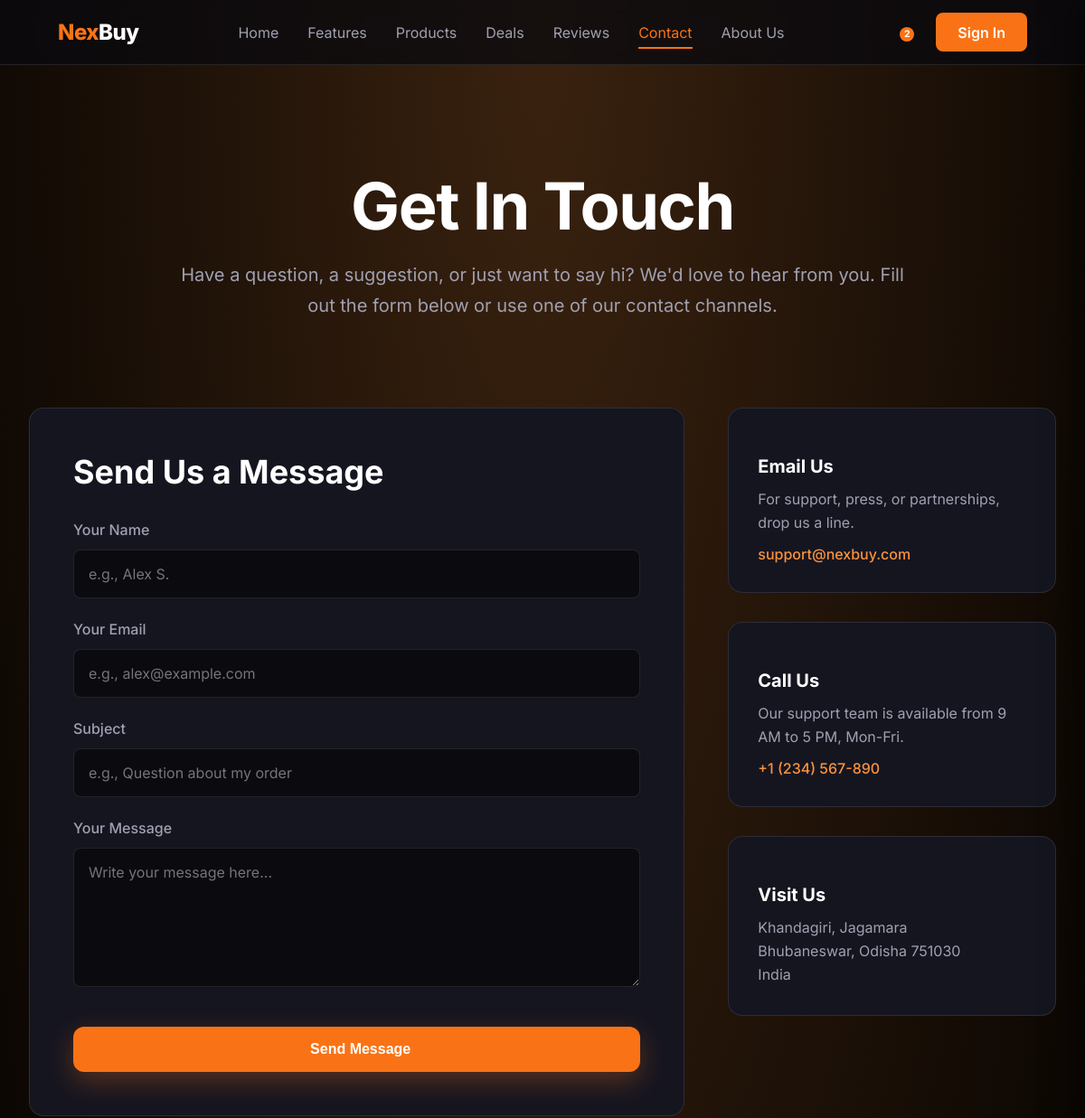
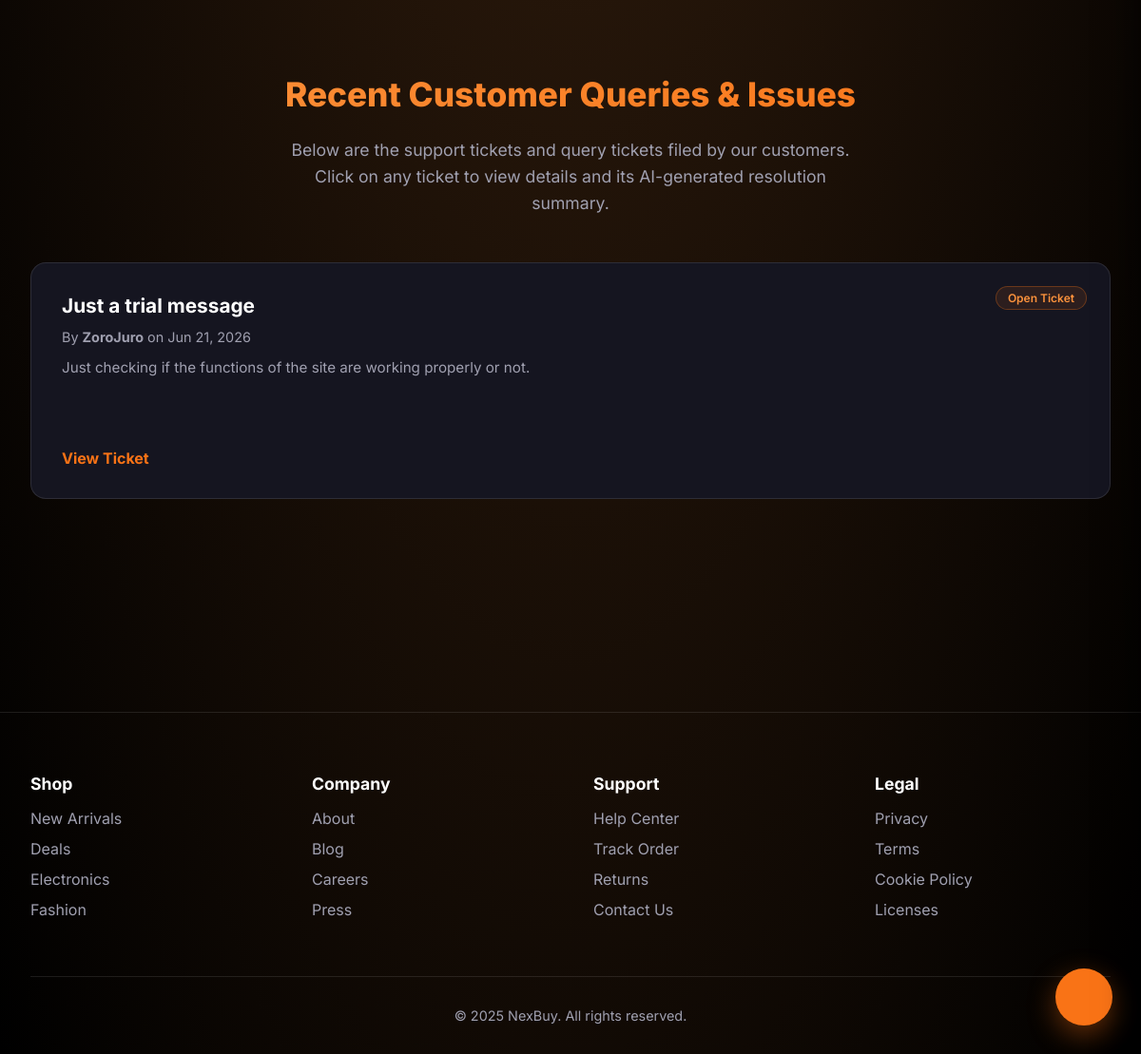
Screenshot of /Contact.html with the database file from the repository (2 pictures, top to bottom).
### NexBuy/models.py (models this page shows, shortened)
class ContactMessage(models.Model):
    name = models.CharField(max_length=255)
    email = models.EmailField()
    subject = models.CharField(max_length=255)
    message = models.TextField()
    summary = models.TextField(blank=True, null=True)
    created_at = models.DateTimeField(auto_now_add=True)

### NexBuy/views.py (the view, shortened to what this page needs)
# urls.py: path('Contact.html', views.contact_view, name='contact_html'),
def contact_view(request):
    complaints = ContactMessage.objects.all().order_by('-created_at')
    return render(request, 'NexBuy/Contact.html', {'complaints': complaints})

### NexBuy/templates/NexBuy/Contact.html (shortened to what this page needs)
{% extends 'NexBuy/base.html' %}
{% load static %}
{% block active_contact %}active{% endblock %}
{% block extra_css %}
<link rel="stylesheet" href="{% static 'NexBuy/css/contact.css' %}">
{% endblock %}
{% block content %}
<main class="page-wrapper">
    <section class="contact-header">
        <h1>Get In Touch</h1>
        <p>
            Have a question, a suggestion, or just want to say hi? We'd love to hear from you.
            Fill out the form below or use one of our contact channels.
        </p>
    </section>
    <section class="contact-grid">
        <div class="contact-form-container">
            <h2>Send Us a Message</h2>
            <form id="contact-form" method="POST" action="">
                <div class="form-group">
                    <label for="contact-name">Your Name</label>
                    <input type="text" id="contact-name" name="name" class="form-input" placeholder="e.g., Alex S."
                        required>
                </div>
                <div class="form-group">
                    <label for="contact-email">Your Email</label>
                    <input type="email" id="contact-email" name="email" class="form-input"
                        placeholder="e.g., alex@example.com" required>
                </div>
                <div class="form-group">
                    <label for="contact-subject">Subject</label>
                    <input type="text" id="contact-subject" name="subject" class="form-input"
                        placeholder="e.g., Question about my order" required>
                </div>
                <div class="form-group">
                    <label for="contact-message">Your Message</label>
                    <textarea id="contact-message" name="message" class="form-input" rows="6"
                        placeholder="Write your message here..." required></textarea>
                </div>
                <button type="submit" class="btn-submit-message">
                    Send Message
                </button>
            </form>
        </div>
        <div class="contact-info-container">
            <div class="contact-info-card">
                <h3>Email Us</h3>
                <p>For support, press, or partnerships, drop us a line.</p>
                <a href="mailto:support@nexbuy.com">support@nexbuy.com</a>
            </div>
            <div class="contact-info-card">
                <h3>Call Us</h3>
                <p>Our support team is available from 9 AM to 5 PM, Mon-Fri.</p>
                <a href="tel:+1234567890">+1 (234) 567-890</a>
            </div>
            <div class="contact-info-card">
                <h3>Visit Us</h3>
                <p>
                    Khandagiri, Jagamara<br>
                    Bhubaneswar, Odisha 751030<br>
                    India
                </p>
            </div>
        </div>
    </section>
    <section class="recent-complaints-section" style="margin-top: 5rem; padding-bottom: 2rem;">
        <h2
            style="font-size: 2.2rem; margin-bottom: 1.5rem; text-align: center; font-weight: 800; background: linear-gradient(135deg, var(--accent-cyan), var(--accent-primary)); -webkit-background-clip: text; -webkit-text-fill-color: transparent; background-clip: text;">
            Recent Customer Queries & Issues</h2>
        <p
            style="text-align: center; color: var(--text-secondary); max-width: 600px; margin: 0 auto 3rem; font-size: 1.1rem; line-height: 1.6;">
            Below are the support tickets and query tickets filed by our customers. Click on any ticket to view details
            and its AI-generated resolution summary.
        </p>
        <div class="complaints-grid"
            style="display: grid; grid-template-columns: repeat(auto-fit, minmax(300px, 1fr)); gap: 2rem;">
            {% for msg in complaints %}
            <div class="complaint-card"
                style="background: var(--bg-card); border: 1px solid var(--border-subtle); border-radius: 16px; padding: 2rem; transition: all 0.3s ease; position: relative;">
                <span class="status-badge"
                    style="position: absolute; top: 1.5rem; right: 1.5rem; background: rgba(249, 115, 22, 0.1); color: var(--accent-cyan); padding: 4px 12px; border-radius: 20px; font-size: 0.75rem; border: 1px solid rgba(249, 115, 22, 0.3); font-weight: 600;">Open
                    Ticket</span>
                <h3
                    style="font-size: 1.3rem; margin-bottom: 0.75rem; padding-right: 6.5rem; white-space: nowrap; overflow: hidden; text-overflow: ellipsis; color: var(--text-primary); font-weight: 700;">
                    {{ msg.subject }}</h3>
                <p style="font-size: 0.9rem; color: var(--text-secondary); margin-bottom: 0.75rem;">By <strong>{{ msg.name }}</strong> on {{ msg.created_at|date:"M d, Y" }}</p>
                <p
                    style="font-size: 0.95rem; color: var(--text-secondary); margin-bottom: 1.5rem; display: -webkit-box; -webkit-line-clamp: 3; line-clamp: 3; -webkit-box-orient: vertical; overflow: hidden; line-height: 1.6; height: 4.8em;">
                    {{ msg.message }}
                </p>
                <a href="{% url 'complaint_detail' msg.id %}" class="btn-view-details"
                    style="display: inline-flex; align-items: center; gap: 6px; color: var(--accent-primary); text-decoration: none; font-weight: 700; font-size: 1rem; transition: all 0.3s;">
                    View Ticket
                </a>
            </div>
            {% endfor %}
        </div>
    </section>
</main>
{% endblock %}

### NexBuy/static/NexBuy/css/base.css (style rules this page uses)
* { margin: 0; padding: 0; box-sizing: border-box; }
:root { --bg-dark: #0a0a0f; --bg-card: #151520; --accent-primary: #f97316; --accent-cyan: #fb923c; --accent-glow: #fdba74; --text-primary: #ffffff; --text-secondary: #a0a0b0; --border-subtle: rgba(255, 255, 255, 0.1); }
body { font-family: 'Inter', sans-serif; background: #000000; color: var(--text-primary); overflow-x: hidden; cursor: auto; }
body::before { content: ''; position: fixed; top: 0; left: 0; width: 100%; height: 100%; background: radial-gradient(ellipse at top, #3a220f, #000000); z-index: -1; transform: translate3d(0, 0, 0); pointer-events: none; }

### NexBuy/static/NexBuy/css/contact.css (style rules this page uses)
.page-wrapper { padding-top: 120px; max-width: 1400px; margin: 0 auto; padding-left: 2rem; padding-right: 2rem; padding-bottom: 6rem; }
.contact-header { text-align: center; padding: 4rem 0 6rem; }
.contact-header h1 { font-size: clamp(3rem, 6vw, 5rem); font-weight: 700; margin-bottom: 1rem; letter-spacing: -0.02em; }
.contact-header p { font-size: 1.25rem; color: var(--text-secondary); max-width: 800px; margin: 0 auto; line-height: 1.7; }
.contact-grid { display: grid; grid-template-columns: 2fr 1fr; gap: 3rem; }
.contact-form-container { background: var(--bg-card); border-radius: 16px; padding: 3rem; border: 1px solid var(--border-subtle); }
.contact-form-container h2 { font-size: clamp(1.8rem, 3vw, 2.5rem); font-weight: 700; margin-bottom: 2rem; }
.form-group { margin-bottom: 1.5rem; }
.form-group label { display: block; font-size: 1rem; font-weight: 500; color: var(--text-secondary); margin-bottom: 0.75rem; }
.form-input { width: 100%; padding: 1rem; background: var(--bg-dark); border: 1px solid var(--border-subtle); border-radius: 8px; color: var(--text-primary); font-size: 1rem; font-family: 'Inter', sans-serif; transition: border-color 0.3s, box-shadow 0.3s; }
.btn-submit-message { width: 100%; padding: 1rem 2.5rem; background: var(--accent-primary); border: none; border-radius: 12px; color: white; font-size: 1rem; font-weight: 600; cursor: pointer; transition: all 0.3s; box-shadow: 0 10px 30px rgba(249, 115, 22, 0.3); display: inline-flex; align-items: center; justify-content: center; gap: 8px; margin-top: 1rem; }
.contact-info-container { display: flex; flex-direction: column; gap: 2rem; }
.contact-info-card { background: var(--bg-card); border-radius: 16px; padding: 2rem; border: 1px solid var(--border-subtle); display: flex; flex-direction: column; gap: 0.75rem; }
.contact-info-card h3 { font-size: 1.25rem; color: var(--text-primary); }
.contact-info-card p { font-size: 1rem; color: var(--text-secondary); line-height: 1.6; }
.contact-info-card a { color: var(--accent-cyan); text-decoration: none; font-weight: 500; transition: color 0.3s; }

### rows the page displays
ContactMessage: subject "Just a trial message", name "ZoroJuro", created_at "Jun 21, 2026", message "Just checking if the functions of the site are working properly or not."
